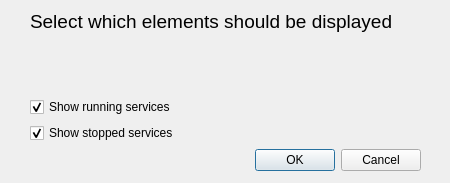
<ui version="4.0" >
 <class>MonitorConfigDialog</class>
 <widget class="QDialog" name="MonitorConfigDialog" >
  <property name="windowModality" >
   <enum>Qt::ApplicationModal</enum>
  </property>
  <property name="geometry" >
   <rect>
    <x>0</x>
    <y>0</y>
    <width>450</width>
    <height>183</height>
   </rect>
  </property>
  <property name="sizePolicy" >
   <sizepolicy vsizetype="MinimumExpanding" hsizetype="MinimumExpanding" >
    <horstretch>0</horstretch>
    <verstretch>0</verstretch>
   </sizepolicy>
  </property>
  <property name="windowTitle" >
   <string>Nuconf Monitor - Display Options</string>
  </property>
  <property name="accessibleDescription" >
   <string>This dialog lets you select which elements to display among running/stopped services and available modules that are not loaded.</string>
  </property>
  <widget class="QWidget" name="layoutWidget" >
   <property name="geometry" >
    <rect>
     <x>30</x>
     <y>10</y>
     <width>391</width>
     <height>161</height>
    </rect>
   </property>
   <layout class="QVBoxLayout" name="verticalLayout_2" >
    <item>
     <layout class="QVBoxLayout" name="verticalLayout" >
      <item>
       <widget class="QLabel" name="title" >
        <property name="sizePolicy" >
         <sizepolicy vsizetype="Maximum" hsizetype="Preferred" >
          <horstretch>0</horstretch>
          <verstretch>0</verstretch>
         </sizepolicy>
        </property>
        <property name="font" >
         <font>
          <pointsize>14</pointsize>
          <weight>50</weight>
          <bold>false</bold>
         </font>
        </property>
        <property name="text" >
         <string>Select which elements should be displayed</string>
        </property>
        <property name="wordWrap" >
         <bool>false</bool>
        </property>
       </widget>
      </item>
      <item>
       <spacer name="verticalSpacer" >
        <property name="orientation" >
         <enum>Qt::Vertical</enum>
        </property>
        <property name="sizeHint" stdset="0" >
         <size>
          <width>20</width>
          <height>40</height>
         </size>
        </property>
       </spacer>
      </item>
      <item>
       <widget class="QCheckBox" name="running_checkBox" >
        <property name="text" >
         <string>Show running services</string>
        </property>
        <property name="checked" >
         <bool>true</bool>
        </property>
       </widget>
      </item>
      <item>
       <widget class="QCheckBox" name="stopped_checkBox" >
        <property name="text" >
         <string>Show stopped services</string>
        </property>
        <property name="checked" >
         <bool>true</bool>
        </property>
       </widget>
      </item>
     </layout>
    </item>
    <item>
     <widget class="QDialogButtonBox" name="buttonBox" >
      <property name="orientation" >
       <enum>Qt::Horizontal</enum>
      </property>
      <property name="standardButtons" >
       <set>QDialogButtonBox::Cancel|QDialogButtonBox::Ok</set>
      </property>
     </widget>
    </item>
   </layout>
  </widget>
 </widget>
 <resources/>
 <connections>
  <connection>
   <sender>buttonBox</sender>
   <signal>accepted()</signal>
   <receiver>MonitorConfigDialog</receiver>
   <slot>accept()</slot>
   <hints>
    <hint type="sourcelabel" >
     <x>248</x>
     <y>254</y>
    </hint>
    <hint type="destinationlabel" >
     <x>157</x>
     <y>274</y>
    </hint>
   </hints>
  </connection>
  <connection>
   <sender>buttonBox</sender>
   <signal>rejected()</signal>
   <receiver>MonitorConfigDialog</receiver>
   <slot>reject()</slot>
   <hints>
    <hint type="sourcelabel" >
     <x>316</x>
     <y>260</y>
    </hint>
    <hint type="destinationlabel" >
     <x>286</x>
     <y>274</y>
    </hint>
   </hints>
  </connection>
 </connections>
</ui>
